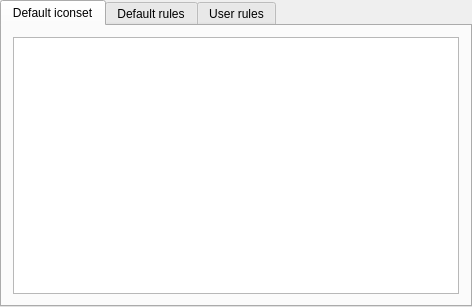
<ui version="4.0" >
 <class>IconsOptionsWidgetClass</class>
 <widget class="QWidget" name="IconsOptionsWidgetClass" >
  <property name="geometry" >
   <rect>
    <x>0</x>
    <y>0</y>
    <width>472</width>
    <height>307</height>
   </rect>
  </property>
  <property name="sizePolicy" >
   <sizepolicy vsizetype="Expanding" hsizetype="Expanding" >
    <horstretch>0</horstretch>
    <verstretch>0</verstretch>
   </sizepolicy>
  </property>
  <property name="windowTitle" >
   <string>IconsOptionsWidget</string>
  </property>
  <layout class="QVBoxLayout" >
   <property name="leftMargin" >
    <number>0</number>
   </property>
   <property name="topMargin" >
    <number>0</number>
   </property>
   <property name="rightMargin" >
    <number>0</number>
   </property>
   <property name="bottomMargin" >
    <number>0</number>
   </property>
   <item>
    <widget class="QTabWidget" name="tabWidget" >
     <property name="currentIndex" >
      <number>0</number>
     </property>
     <widget class="QWidget" name="tabDefault" >
      <attribute name="title" >
       <string>Default iconset</string>
      </attribute>
      <layout class="QVBoxLayout" >
       <item>
        <widget class="QListWidget" name="lwtDefaultIconset" >
         <property name="verticalScrollMode" >
          <enum>QAbstractItemView::ScrollPerPixel</enum>
         </property>
        </widget>
       </item>
      </layout>
     </widget>
     <widget class="QWidget" name="tabContact" >
      <attribute name="title" >
       <string>Default rules</string>
      </attribute>
      <layout class="QVBoxLayout" >
       <item>
        <widget class="QTableWidget" name="twtDefaultRules" >
         <property name="editTriggers" >
          <set>QAbstractItemView::NoEditTriggers</set>
         </property>
         <property name="selectionMode" >
          <enum>QAbstractItemView::NoSelection</enum>
         </property>
         <property name="columnCount" >
          <number>2</number>
         </property>
         <column>
          <property name="text" >
           <string>RegExp</string>
          </property>
         </column>
         <column>
          <property name="text" >
           <string>Iconset</string>
          </property>
         </column>
        </widget>
       </item>
      </layout>
     </widget>
     <widget class="QWidget" name="tabService" >
      <attribute name="title" >
       <string>User rules</string>
      </attribute>
      <layout class="QVBoxLayout" >
       <item>
        <widget class="QTableWidget" name="twtUserRules" >
         <property name="selectionMode" >
          <enum>QAbstractItemView::SingleSelection</enum>
         </property>
         <property name="selectionBehavior" >
          <enum>QAbstractItemView::SelectRows</enum>
         </property>
         <property name="columnCount" >
          <number>2</number>
         </property>
         <column>
          <property name="text" >
           <string>RegExp</string>
          </property>
         </column>
         <column>
          <property name="text" >
           <string>Iconset</string>
          </property>
         </column>
        </widget>
       </item>
       <item>
        <layout class="QHBoxLayout" >
         <item>
          <spacer>
           <property name="orientation" >
            <enum>Qt::Horizontal</enum>
           </property>
           <property name="sizeHint" >
            <size>
             <width>40</width>
             <height>20</height>
            </size>
           </property>
          </spacer>
         </item>
         <item>
          <widget class="QPushButton" name="pbtAddUserRule" >
           <property name="text" >
            <string>Add</string>
           </property>
          </widget>
         </item>
         <item>
          <widget class="QPushButton" name="pbtDeleteUserRule" >
           <property name="text" >
            <string>Delete</string>
           </property>
          </widget>
         </item>
        </layout>
       </item>
      </layout>
     </widget>
    </widget>
   </item>
  </layout>
 </widget>
 <layoutdefault spacing="6" margin="11" />
 <resources/>
 <connections/>
</ui>
